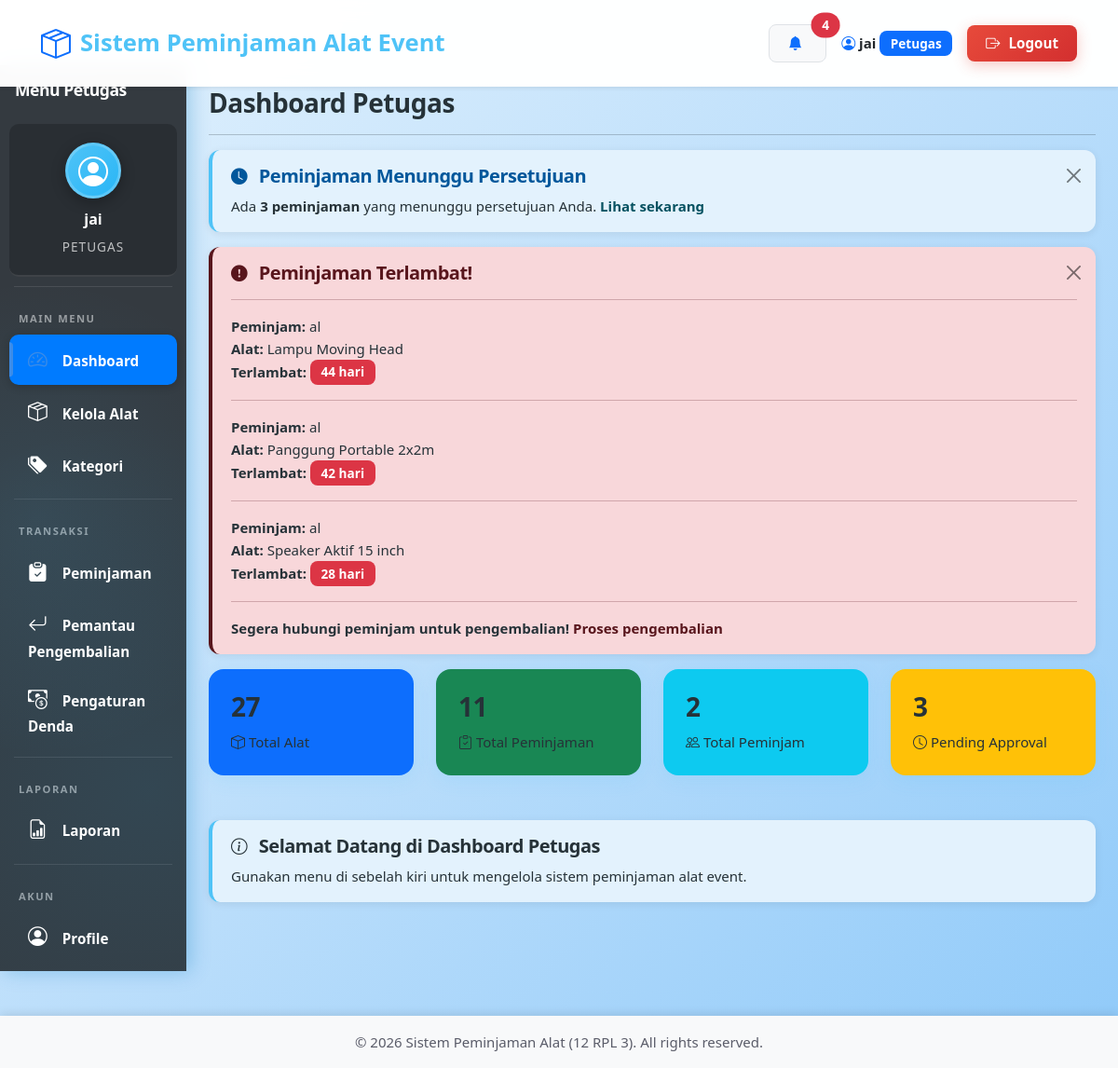
/petugas/dashboard.php (signed in), run on the app's committed database.
### tables this page shows
CREATE TABLE `peminjaman` (
  `id` int NOT NULL,
  `nama_alat` varchar(50) NOT NULL,
  `peminjam_id` int NOT NULL,
  `tanggal_pinjam` date NOT NULL,
  `tanggal_kembali` date NOT NULL,
  `tanggal_pengembalian` datetime DEFAULT NULL,
  `kondisi_pengembalian` enum('baik','rusak ringan','rusak berat','hilang') DEFAULT 'baik',
  `catatan_pengembalian` text,
  `status` enum('pending','disetujui','ditolak','dipinjam','selesai') DEFAULT 'pending',
  `total_biaya` decimal(10,2) DEFAULT NULL,
  `denda` decimal(10,2) DEFAULT '0.00',
  `keterangan` text,
  `petugas_id` int DEFAULT NULL,
  `created_at` timestamp NULL DEFAULT CURRENT_TIMESTAMP,
  `deleted_at` datetime DEFAULT NULL
);

CREATE TABLE `users` (
  `id` int NOT NULL,
  `username` varchar(50) NOT NULL,
  `password` varchar(255) NOT NULL,
  `nama` varchar(100) NOT NULL,
  `email` varchar(100) NOT NULL,
  `telepon` varchar(20) DEFAULT NULL,
  `foto_profile` varchar(255) DEFAULT NULL,
  `role` enum('admin','petugas','peminjam') NOT NULL,
  `created_at` timestamp NULL DEFAULT CURRENT_TIMESTAMP,
  `deleted_at` datetime DEFAULT NULL
);

### petugas/dashboard.php (the view, shortened to what this page needs)
<?php
require_once '../config/database.php';
$total_alat = mysqli_fetch_assoc(mysqli_query($conn, "SELECT COUNT(*) as total FROM alat"))['total'];
$total_peminjaman = mysqli_fetch_assoc(mysqli_query($conn, "SELECT COUNT(*) as total FROM peminjaman"))['total'];
$total_peminjam = mysqli_fetch_assoc(mysqli_query($conn, "SELECT COUNT(*) as total FROM users WHERE role='peminjam'"))['total'];
include '../includes/header.php';
?>
<div class="container-fluid">
    <div class="row">
        <?php include '../includes/petugas_sidebar.php'; ?>
        <div class="col-md-10 p-4">
            <h2>Dashboard Petugas</h2>
            <hr>
            <?php
            $query_pending = "SELECT COUNT(*) as total FROM peminjaman WHERE status = 'pending'";
            $pending_count = mysqli_fetch_assoc(mysqli_query($conn, $query_pending))['total'];
            if ($pending_count > 0):
            ?>
            <div class="alert alert-info alert-dismissible fade show" role="alert">
                <h5 class="alert-heading"><i class="bi bi-clock-fill"></i> Peminjaman Menunggu Persetujuan</h5>
                <p class="mb-0">Ada <strong><?php echo $pending_count; ?> peminjaman</strong> yang menunggu persetujuan Anda.
                <a href="peminjaman.php" class="alert-link">Lihat sekarang</a></p>
                <button type="button" class="btn-close" data-bs-dismiss="alert" aria-label="Close"></button>
            </div>
            <?php endif; ?>
            <?php
            $query_late = "SELECT p.*, u.nama,
                          DATEDIFF(CURDATE(), p.tanggal_kembali) as hari_terlambat,
                          (SELECT GROUP_CONCAT(a.nama_alat SEPARATOR ', ')
                           FROM detail_peminjaman dp
                           JOIN alat a ON dp.alat_id = a.id
                           WHERE dp.peminjaman_id = p.id) as alat_list
                          FROM peminjaman p
                          JOIN users u ON p.peminjam_id = u.id
                          WHERE p.status = 'dipinjam'
                          AND p.tanggal_kembali < CURDATE()
                          ORDER BY p.tanggal_kembali ASC
                          LIMIT 5";
            $result_late = mysqli_query($conn, $query_late);
            if (mysqli_num_rows($result_late) > 0):
            ?>
            <div class="alert alert-danger alert-dismissible fade show pulse" role="alert">
                <h5 class="alert-heading"><i class="bi bi-exclamation-circle-fill"></i> Peminjaman Terlambat!</h5>
                <hr>
                <?php while ($late = mysqli_fetch_assoc($result_late)): ?>
                <p class="mb-2">
                    <strong>Peminjam:</strong> <?php echo $late['nama']; ?><br>
                    <strong>Alat:</strong> <?php echo $late['alat_list']; ?><br>
                    <strong>Terlambat:</strong> <span class="badge bg-danger"><?php echo $late['hari_terlambat']; ?> hari</span>
                </p>
                <hr>
                <?php endwhile; ?>
                <p class="mb-0"><strong>Segera hubungi peminjam untuk pengembalian!</strong>
                <a href="pemantau_pengembalian.php" class="alert-link">Proses pengembalian</a></p>
                <button type="button" class="btn-close" data-bs-dismiss="alert" aria-label="Close"></button>
            </div>
            <?php endif; ?>
            <div class="row g-4">
                <div class="col-md-3">
                    <div class="card bg-primary text-white">
                        <div class="card-body">
                            <h3><?php echo $total_alat; ?></h3>
                            <p class="mb-0"><i class="bi bi-box"></i> Total Alat</p>
                        </div>
                    </div>
                </div>
                <div class="col-md-3">
                    <div class="card bg-success text-white">
                        <div class="card-body">
                            <h3><?php echo $total_peminjaman; ?></h3>
                            <p class="mb-0"><i class="bi bi-clipboard-check"></i> Total Peminjaman</p>
                        </div>
                    </div>
                </div>
                <div class="col-md-3">
                    <div class="card bg-info text-white">
                        <div class="card-body">
                            <h3><?php echo $total_peminjam; ?></h3>
                            <p class="mb-0"><i class="bi bi-people"></i> Total Peminjam</p>
                        </div>
                    </div>
                </div>
                <div class="col-md-3">
                    <div class="card bg-warning text-white">
                        <div class="card-body">
                            <h3><?php echo $pending; ?></h3>
                            <p class="mb-0"><i class="bi bi-clock"></i> Pending Approval</p>
                        </div>
                    </div>
                </div>
            </div>
            <div class="row mt-4">
                <div class="col-md-12">
                    <div class="alert alert-info">
                        <h5><i class="bi bi-info-circle"></i> Selamat Datang di Dashboard Petugas</h5>
                        <p class="mb-0">Gunakan menu di sebelah kiri untuk mengelola sistem peminjaman alat event.</p>
                    </div>
                </div>
            </div>
        </div>
    </div>
</div>
<?php include '../includes/footer.php'; ?>

### assets/css/variables.css (style rules this page uses)
:root { --primary: #4FC3F7; --primary-dark: #29B6F6; --primary-light: #81D4FA; --secondary: #78909C; --success: #66BB6A; --info: #42A5F5; --warning: #FFA726; --danger: #EF5350; --light: #E3F2FD; --dark: #263238; --blue-gradient: linear-gradient(135deg, #4FC3F7 0%, #29B6F6 100%); --blue-gradient-dark: linear-gradient(135deg, #29B6F6 0%, #0288D1 100%); --sidebar-gradient: linear-gradient(180deg, #0277BD 0%, #01579B 100%); --card-gradient: linear-gradient(135deg, #E3F2FD 0%, #BBDEFB 100%); --card-shadow: 0 4px 20px rgba(79, 195, 247, 0.15); --button-shadow: 0 4px 15px rgba(79, 195, 247, 0.3); --hover-shadow: 0 8px 30px rgba(79, 195, 247, 0.25); --spacing-sm: 0.5rem; --spacing-md: 1rem; --spacing-lg: 1.5rem; --spacing-xl: 2rem; --radius-sm: 8px; --radius-md: 12px; --radius-lg: 16px; --font-family: 'Segoe UI', Tahoma, Geneva, Verdana, sans-serif; --font-size-base: 15px; --font-weight-normal: 500; --font-weight-bold: 700; }

### assets/css/base.css (style rules this page uses)
* { margin: 0; padding: 0; box-sizing: border-box; }
html { scroll-behavior: smooth; }
body { font-family: var(--font-family); background: linear-gradient(135deg, #E3F2FD 0%, #BBDEFB 50%, #90CAF9 100%); background-attachment: fixed; min-height: 100vh; color: var(--dark); font-size: var(--font-size-base); line-height: 1.6; padding-top: 70px; }
h1, h2, h3, h4, h5, h6 { font-weight: var(--font-weight-bold); color: var(--dark); letter-spacing: -0.5px; }
h2 { font-size: 1.75rem; margin-bottom: 0.5rem; }
p, td, th, label, span { color: var(--dark); }
strong { font-weight: var(--font-weight-bold); }
a { text-decoration: none; transition: all 0.3s ease; }

### assets/css/components.css (style rules this page uses)
.card { border: none; border-radius: var(--radius-lg); box-shadow: var(--card-shadow); overflow: hidden; margin-bottom: var(--spacing-lg); background: white; transition: all 0.3s ease; }
.card-body { padding: var(--spacing-lg); }
.badge { padding: 0.5em 0.85em; font-weight: var(--font-weight-bold); border-radius: var(--radius-sm); font-size: 0.85rem; }
.alert { border: none; border-radius: var(--radius-md); padding: var(--spacing-md) 1.25rem; border-left: 4px solid; box-shadow: 0 2px 10px rgba(0,0,0,0.08); font-weight: var(--font-weight-normal); }
.alert-info { background-color: #E3F2FD; border-left-color: var(--primary); color: #01579B; }
.alert i { margin-right: 8px; font-size: 1.1rem; }

### data on the page
peminjaman: peminjam.nama "al", alat_list "Lampu Moving Head", hari_terlambat "44"
peminjaman: peminjam.nama "al", alat_list "Panggung Portable 2x2m", hari_terlambat "42"
peminjaman: peminjam.nama "al", alat_list "Speaker Aktif 15 inch", hari_terlambat "28"

### other printed values
$notif_count "4"
$_SESSION['nama'] "jai"
$_SESSION['role'] "Petugas"
$_SESSION['role'] "PETUGAS"
$pending_count "3"
$total_alat "27"
$total_peminjaman "11"
$total_peminjam "2"
$pending "3"
